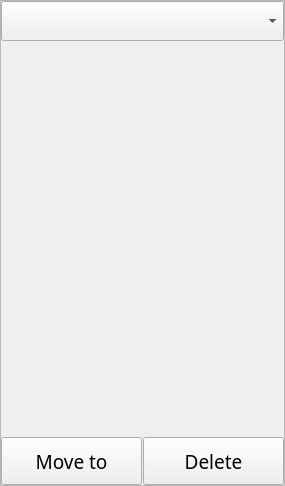
<?xml version="1.0" encoding="UTF-8"?>
<ui version="4.0">
 <class>DataView</class>
 <widget class="QFrame" name="DataView">
  <property name="geometry">
   <rect>
    <x>0</x>
    <y>0</y>
    <width>285</width>
    <height>486</height>
   </rect>
  </property>
  <property name="windowTitle">
   <string>Frame</string>
  </property>
  <property name="styleSheet">
   <string notr="true"/>
  </property>
  <property name="frameShape">
   <enum>QFrame::StyledPanel</enum>
  </property>
  <property name="frameShadow">
   <enum>QFrame::Raised</enum>
  </property>
  <layout class="QVBoxLayout" name="verticalLayout" stretch="0,0,0">
   <property name="spacing">
    <number>1</number>
   </property>
   <property name="leftMargin">
    <number>0</number>
   </property>
   <property name="topMargin">
    <number>0</number>
   </property>
   <property name="rightMargin">
    <number>0</number>
   </property>
   <property name="bottomMargin">
    <number>0</number>
   </property>
   <item>
    <widget class="QComboBox" name="comboBox">
     <property name="minimumSize">
      <size>
       <width>0</width>
       <height>40</height>
      </size>
     </property>
     <property name="font">
      <font>
       <family>微软雅黑</family>
       <pointsize>14</pointsize>
      </font>
     </property>
     <property name="iconSize">
      <size>
       <width>48</width>
       <height>48</height>
      </size>
     </property>
    </widget>
   </item>
   <item>
    <spacer name="verticalSpacer">
     <property name="orientation">
      <enum>Qt::Vertical</enum>
     </property>
     <property name="sizeHint" stdset="0">
      <size>
       <width>20</width>
       <height>40</height>
      </size>
     </property>
    </spacer>
   </item>
   <item>
    <layout class="QHBoxLayout" name="horizontalLayout">
     <property name="spacing">
      <number>1</number>
     </property>
     <item>
      <widget class="QPushButton" name="moveToBtn">
       <property name="minimumSize">
        <size>
         <width>0</width>
         <height>48</height>
        </size>
       </property>
       <property name="font">
        <font>
         <family>微软雅黑</family>
         <pointsize>14</pointsize>
        </font>
       </property>
       <property name="text">
        <string>Move to</string>
       </property>
      </widget>
     </item>
     <item>
      <widget class="QPushButton" name="deleteBtn">
       <property name="minimumSize">
        <size>
         <width>0</width>
         <height>48</height>
        </size>
       </property>
       <property name="font">
        <font>
         <family>微软雅黑</family>
         <pointsize>14</pointsize>
        </font>
       </property>
       <property name="text">
        <string>Delete</string>
       </property>
      </widget>
     </item>
    </layout>
   </item>
  </layout>
 </widget>
 <resources/>
 <connections/>
</ui>
